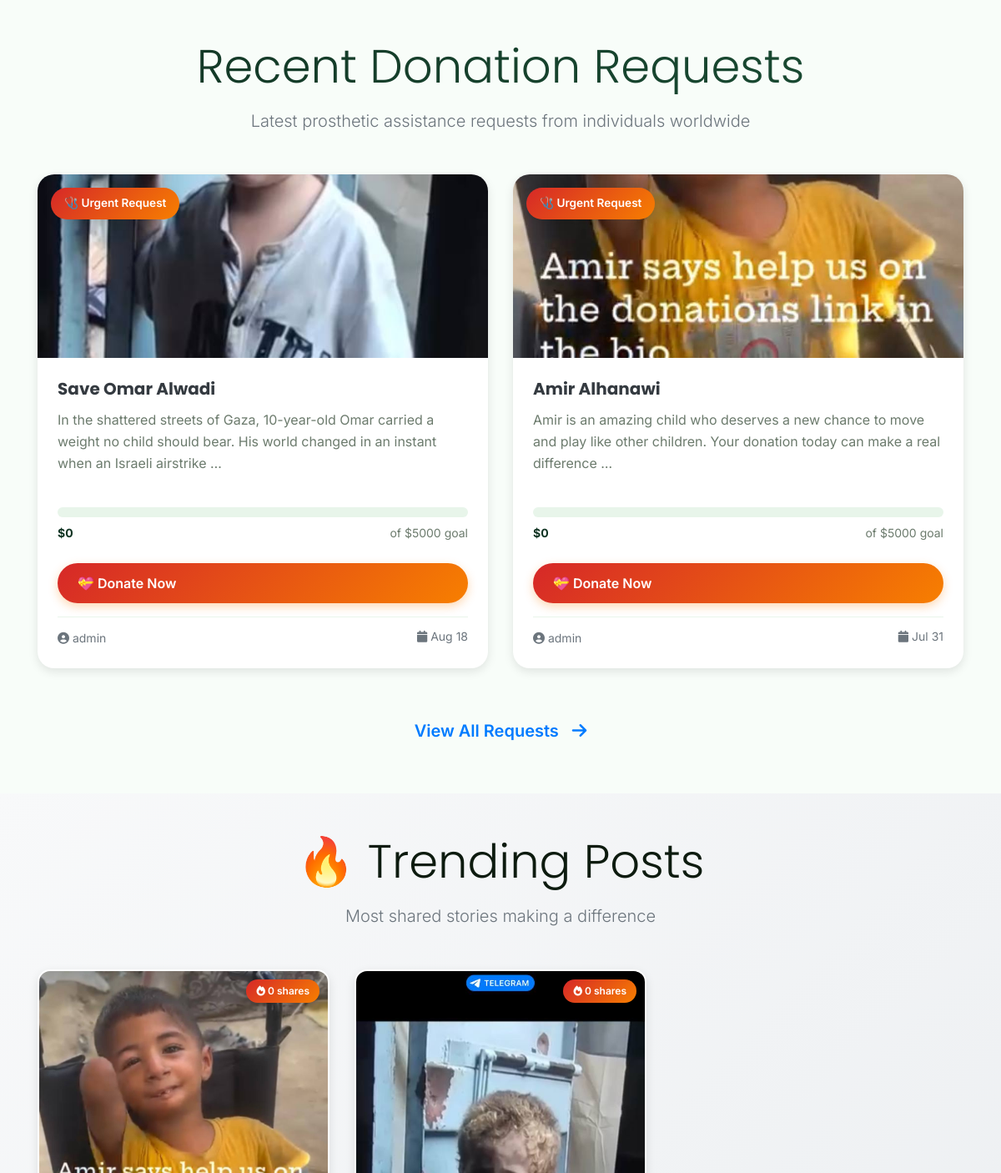
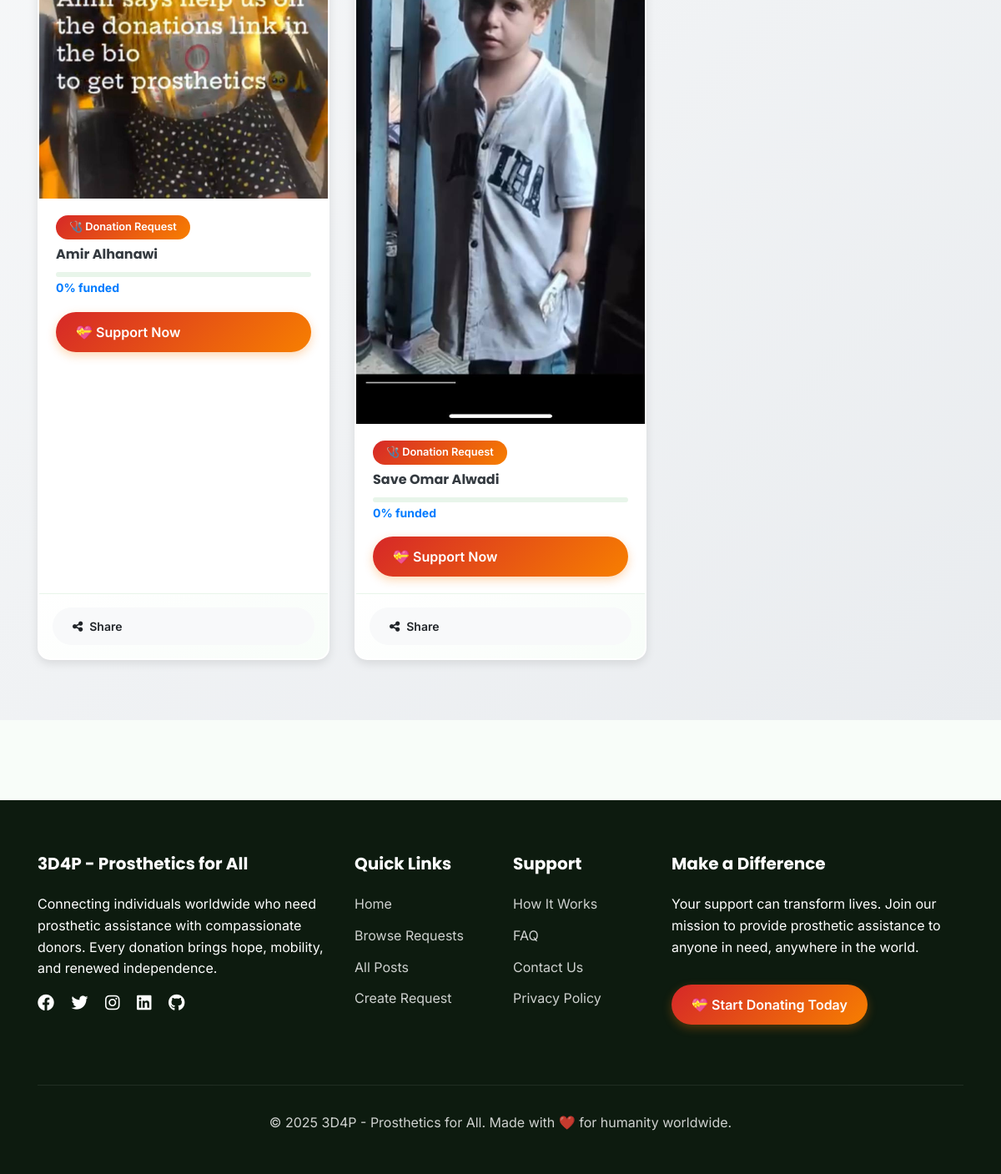
The app's page / (lower part), older data (2 pictures, top to bottom).
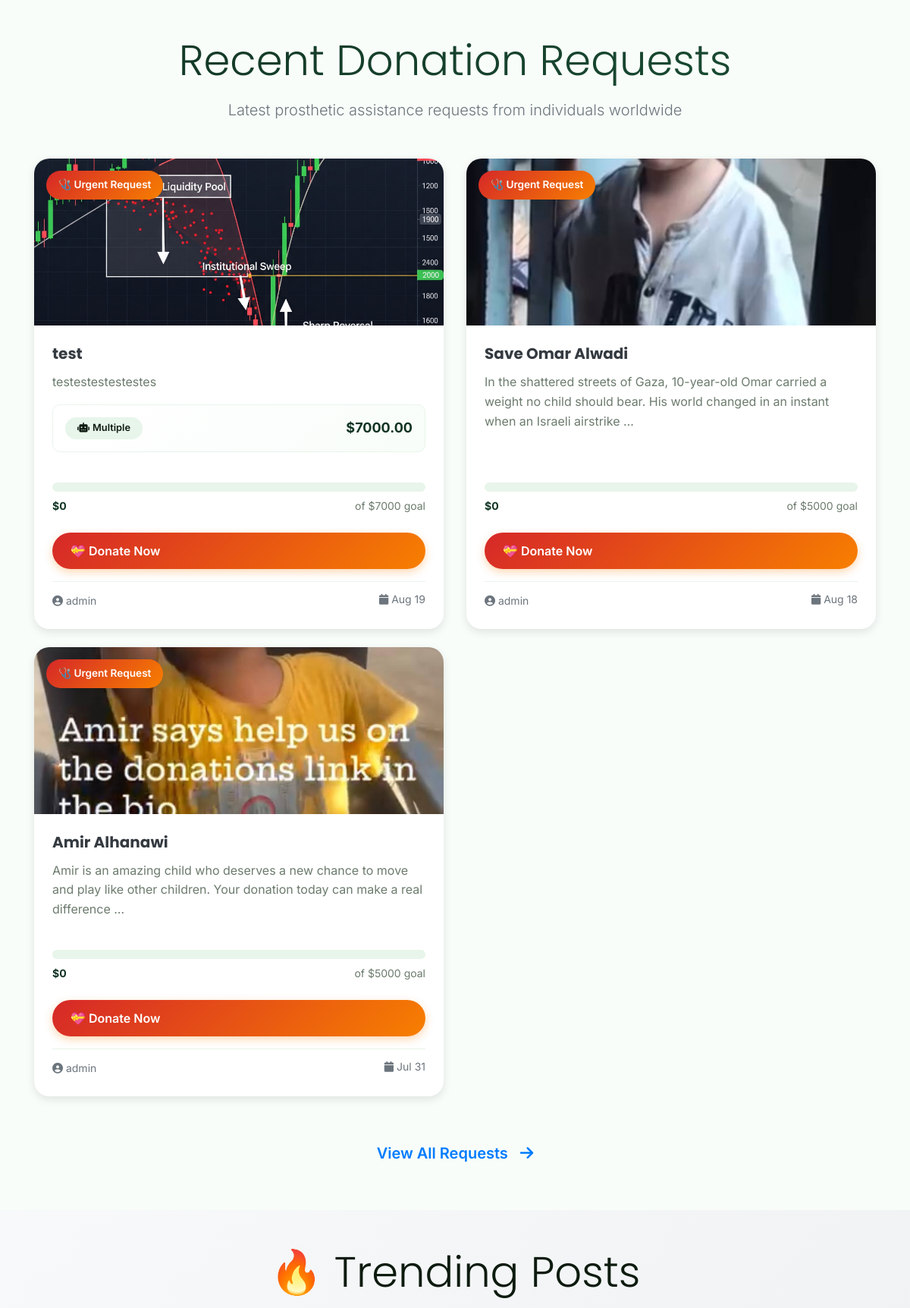
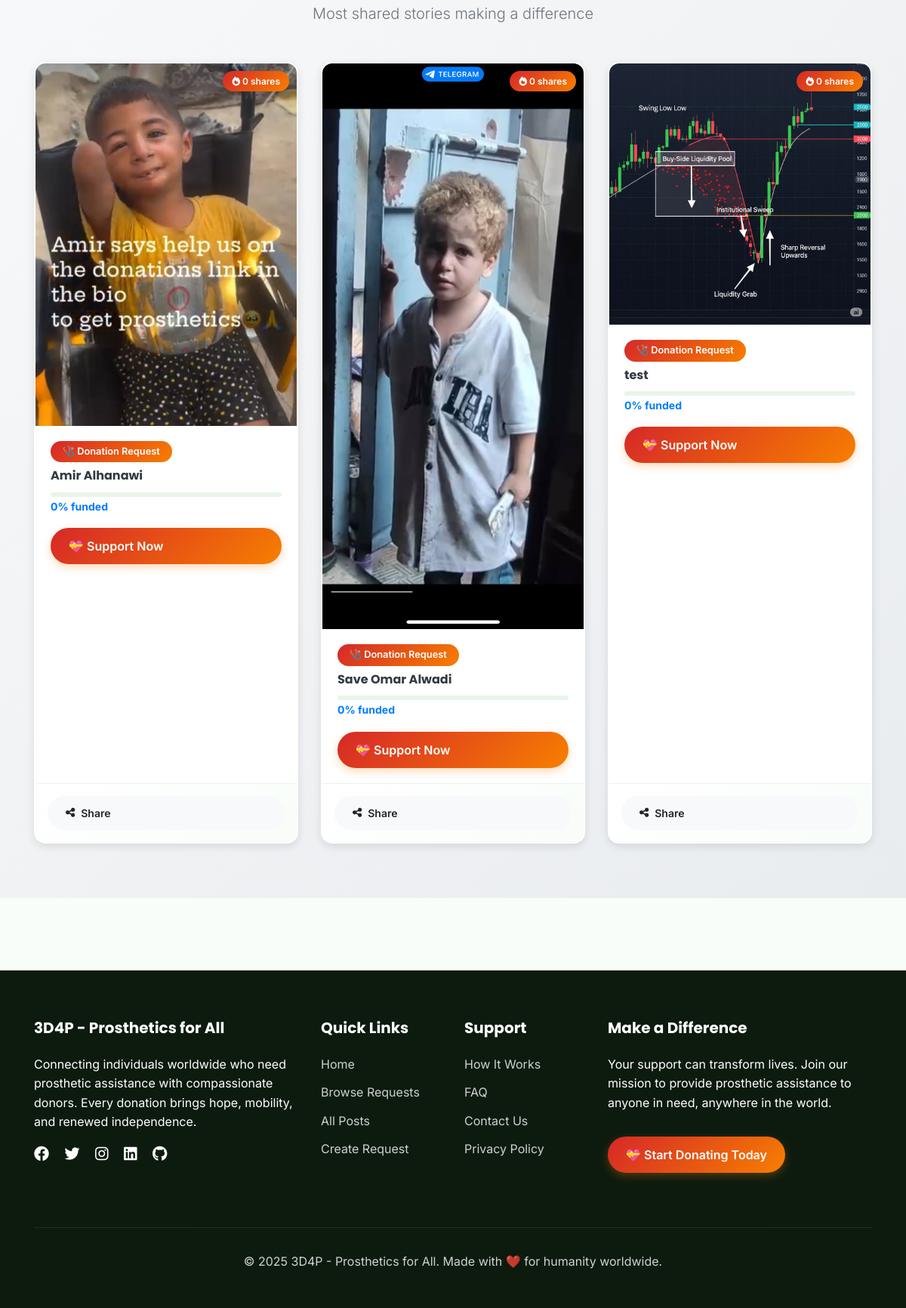
The same page, newer data (2 pictures, top to bottom).
### posts/models.py (models this page shows, shortened)
class Post(models.Model):
    POST_TYPE_CHOICES = [
        ('regular', 'Regular Post'),
        ('donation', 'Donation Request'),
    ]
    author = models.ForeignKey(User, on_delete=models.CASCADE, null=True, blank=True)
    author_name = models.CharField(max_length=100, blank=True)
    title = models.CharField(max_length=200)
    content = models.TextField()
    post_type = models.CharField(max_length=20, choices=POST_TYPE_CHOICES, default='regular')
    is_approved = models.BooleanField(default=False)
    created_at = models.DateTimeField(auto_now_add=True)
    updated_at = models.DateTimeField(auto_now=True)
    view_count = models.IntegerField(default=0)
    share_count = models.IntegerField(default=0)
    image = models.ImageField(upload_to='post_images/', null=True, blank=True)

class DonationRequest(models.Model):
    post = models.OneToOneField(Post, on_delete=models.CASCADE, related_name='donation_details')
    estimated_cost = models.DecimalField(max_digits=10, decimal_places=2)
    prosthetic_type = models.CharField(max_length=100)
    measurements = models.TextField()

### donations/models.py (models this page shows, shortened)
class DonationGoal(models.Model):
    post = models.OneToOneField(Post, on_delete=models.CASCADE, related_name='donation_goal')
    goal_amount = models.DecimalField(max_digits=10, decimal_places=2)
    current_amount = models.DecimalField(max_digits=10, decimal_places=2, default=Decimal('0.00'))
    is_active = models.BooleanField(default=True)
    created_at = models.DateTimeField(auto_now_add=True)
    @property
    def progress_percentage(self):
        if self.goal_amount == 0:
            return 0
        return min((self.current_amount / self.goal_amount) * 100, 100)

### users/models.py (models this page shows, shortened)
class CustomUser(AbstractUser):
    is_member = models.BooleanField(default=False)
    is_verified = models.BooleanField(default=False)
    bio = models.TextField(blank=True)
    date_of_birth = models.DateField(null=True, blank=True)
    pass

### prosthetic_3D4P/views.py (the view)
# urls.py: path('', views.home, name='home'),
def home(request):
    recent_posts = Post.objects.filter(is_approved=True).order_by('-created_at')[:5]
    most_shared_posts = Post.objects.filter(is_approved=True).order_by('-share_count')[:5]
    context = {
        'recent_posts': recent_posts,
        'most_shared_posts': most_shared_posts,
    }
    return render(request, 'home.html', context)

### users/templatetags/user_tags.py (called while the page is built)
@register.filter
def is_member(user):
    if user is None or not user.is_authenticated:
        return False
    return hasattr(user, 'memberprofile') and user.memberprofile.is_verified

### utils/error_handlers.py (called while the page is built)
    def __call__(self, request):
        if self.is_suspicious_request(request):
            logger.warning(
                f"Suspicious request detected: {request.method} {request.get_full_path()} "
                f"from IP: {self.get_client_ip(request)}"
            )
        response = self.get_response(request)
        return response

    def is_suspicious_request(self, request):
        suspicious_patterns = [
            'admin/', 'wp-admin/', 'phpmyadmin/', '.env', 'config.php',
            'shell.php', 'cmd.php', 'eval(', 'system(', 'exec('
        ]
        path = request.get_full_path().lower()
        return any(pattern in path for pattern in suspicious_patterns)

### templates/home.html (shortened to what the changed rows need)
{% extends 'base.html' %}
{% load user_tags %}
{% load i18n %}
{% block content %}
<section class="py-5">
    <div class="container">
        <div class="text-center mb-5" data-aos="fade-up">
            <h2 class="display-4 text-gradient">Recent Donation Requests</h2>
        </div>
        <div class="row">
            {% for post in recent_posts %}
            {% if post.post_type == 'donation' %}
            <div class="col-lg-6 mb-4" data-aos="fade-up" data-aos-delay="{% cycle '100' '200' '300' '400' '500' %}">
                <div class="donation-card h-100">
                    {% if post.image %}
                    <div class="card-img-wrapper">
                        <img src="{{ post.image.url }}" class="card-img-top" alt="{{ post.title }}">
                        <div class="urgency-badge">
                            🩺 Urgent Request
                        </div>
                    </div>
                    {% endif %}
                    <div class="card-body">
                        <h5 class="card-title">
                            <a href="{% url 'post_detail' post.pk %}" class="text-decoration-none text-dark">
                                {{ post.title }}
                            </a>
                        </h5>
                        <p class="card-text">{{ post.content|truncatewords:25 }}</p>
                        {% if post.donation_details %}
                        <div class="prosthetic-info mb-3">
                            <div class="d-flex justify-content-between align-items-center">
                                <span class="badge badge-light">
                                    <i class="fas fa-robot"></i> {{ post.donation_details.prosthetic_type }}
                                </span>
                                <span class="estimated-cost">
                                    ${{ post.donation_details.estimated_cost }}
                                </span>
                            </div>
                        </div>
                        {% endif %}
                        {% if post.donation_goal %}
                        <div class="progress-wrapper">
                            <div class="progress">
                            </div>
                            <div class="progress-info">
                                <span class="raised">${{ post.donation_goal.current_amount|floatformat:0 }}</span>
                                <span class="goal">of ${{ post.donation_goal.goal_amount|floatformat:0 }} goal</span>
                            </div>
                        </div>
                        {% endif %}
                        <div class="mt-auto">
                            <a href="{% url 'donate_to_post' post.id %}" class="btn btn-donate btn-block">
                                💝 Donate Now
                            </a>
                            <div class="post-meta mt-3">
                                <small class="text-muted">
                                    <i class="fas fa-user-circle"></i>
                                    {% if post.author %}
                                        {{ post.author.username }}
                                    {% else %}
                                        {{ post.author_name }}
                                    {% endif %}
                                </small>
                                <small class="text-muted float-right">
                                    <i class="fas fa-calendar"></i> {{ post.created_at|date:"M j" }}
                                </small>
                            </div>
                        </div>
                    </div>
                </div>
            </div>
            {% endif %}
            {% endfor %}
        </div>
    </div>
</section>
<section class="py-5 bg-light">
    <div class="container">
        <div class="text-center mb-5" data-aos="fade-up">
            <h2 class="display-4">🔥 Trending Posts</h2>
        </div>
        <div class="row">
            {% for post in most_shared_posts %}
            <div class="col-lg-4 col-md-6 mb-4" data-aos="fade-up" data-aos-delay="{% cycle '100' '200' '300' '400' '500' '600' %}">
                <div class="trending-card h-100">
                    <div class="trending-badge">
                        <i class="fas fa-fire"></i> {{ post.share_count }} shares
                    </div>
                    {% if post.post_type == 'donation' %}
                    {% if post.image %}
                    <div class="card-img-wrapper">
                        <img src="{{ post.image.url }}" class="card-img-top" alt="{{ post.title }}">
                    </div>
                    {% else %}
                    <div class="card-img-wrapper" style="background: var(--gradient-danger); height: 180px; display: flex; align-items: center; justify-content: center;">
                        <i class="fas fa-hands-helping" style="font-size: 3rem; color: white;"></i>
                    </div>
                    {% endif %}
                    <div class="card-body">
                        <span class="badge badge-danger mb-2">🩺 Donation Request</span>
                        <h6 class="card-title">
                            <a href="{% url 'post_detail' post.pk %}" class="text-decoration-none text-dark">
                                {{ post.title|truncatewords:10 }}
                            </a>
                        </h6>
                        {% if post.donation_goal %}
                        <div class="mini-progress mb-3">
                            <div class="progress" style="height: 6px;">
                            </div>
                            <small class="text-primary font-weight-bold">
                                {{ post.donation_goal.progress_percentage|floatformat:0 }}% funded
                            </small>
                        </div>
                        {% endif %}
                        <a href="{% url 'donate_to_post' post.id %}" class="btn btn-donate btn-sm btn-block">
                            💝 Support Now
                        </a>
                    </div>
                    {% endif %}
                    <div class="card-footer">
                        <button class="btn btn-sm btn-light shareButton w-100" data-post-id="{{ post.id }}">
                            <i class="fas fa-share-alt"></i> Share
                        </button>
                    </div>
                </div>
            </div>
            {% endfor %}
        </div>
    </div>
</section>
{% endblock %}

Row changes from the older to the newer data that the page shows:
added Post: image (picture), title "test", content "testestestestestes", donation_details.prosthetic_type "Multiple", donation_details.estimated_cost "7000.00", donation_goal.current_amount "0", donation_goal.goal_amount "7000", author.username "admin", created_at "Aug 19", share_count "0", donation_goal.progress_percentage "0"
